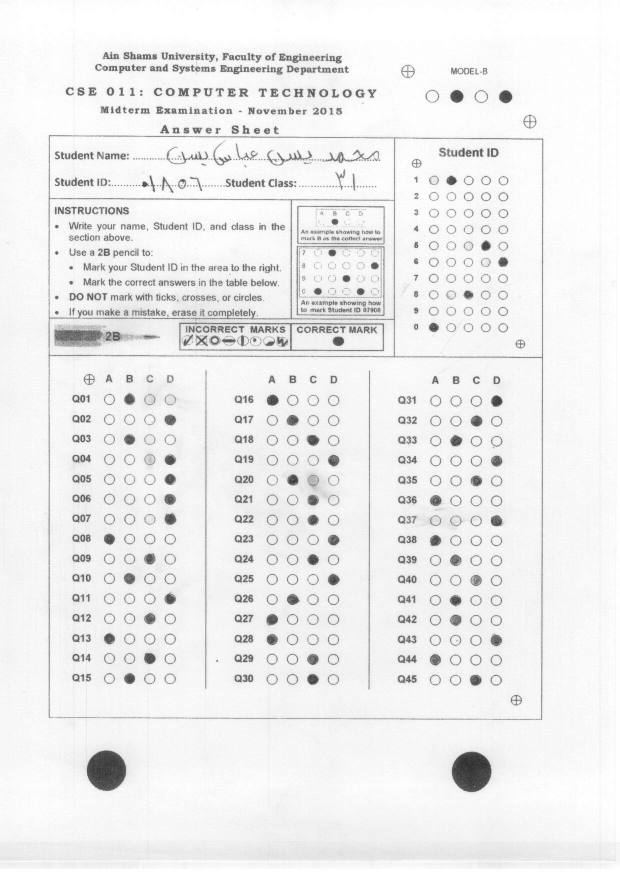
#> input picture testcases/test3.jpg, 1240 x 1753 px (shown at 1/2 size)
$ python main.py   (Python 2 division)   (older library calls are emulated)
#> lines starting #> are read from the running program, lines starting #| are printed output that depends on the picture; after the words box and inside, x2 and y2 are one past the last pixel; in counts of white or black regions, pixels touching at a corner belong together; long printed decimals are rounded
"""
Author: Mohamed Essam Fathalla Mohamed
mail: mohamedessamfathalla@gmail.com
Title: MCQ scanner
"""
import cv2
import numpy as np
import  math


#Orginal image
imgdir = 'testcases/test3.jpg'
Orimg = cv2.imread(imgdir)
#> Orimg is the input picture: shape (1753, 1240, 3); min 35, max 255, mean 237.5


small = cv2.resize(Orimg, (0,0), fx=0.4, fy=0.4)

small2 = cv2.resize(Orimg, (0,0), fx=0.4, fy=0.4)
small3 = cv2.resize(Orimg, (0,0), fx=0.4, fy=0.4)

greysmall = cv2.cvtColor(small,cv2.COLOR_RGB2GRAY)
aftergauss = cv2.GaussianBlur(greysmall,(11,11),0)
#ret,afterthreshold = cv2.threshold(aftergauss, 10, 255, cv2.THRESH_BINARY)

afterthreshold = cv2.adaptiveThreshold(aftergauss,255,cv2.ADAPTIVE_THRESH_GAUSSIAN_C , cv2.THRESH_BINARY,75,10);
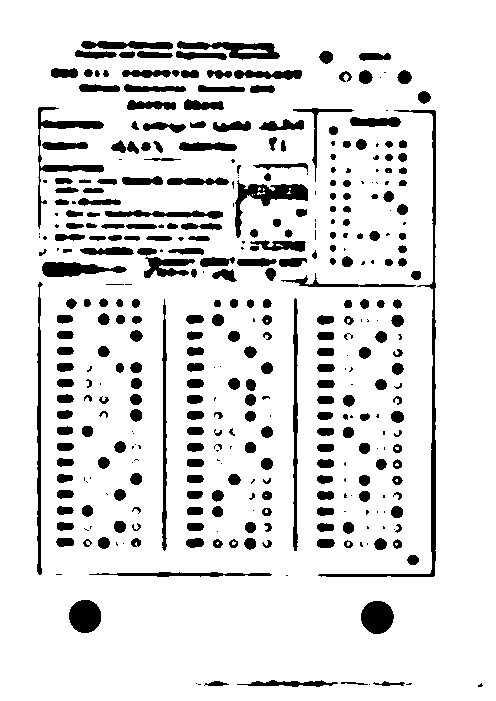
#> afterthreshold: shape (701, 496); 87.8% white; 393 black regions (109 under 20 px), largest, box (x1, y1, x2, y2) and area: (318, 110, 436, 577) 2071, (38, 107, 104, 229) 1182, (235, 180, 308, 238) 1182
afterbitwise = cv2.bitwise_not( afterthreshold)
cv2.imshow("1_afterthreshold",afterbitwise)
cv2.imwrite("dist/1_afterthreshold.jpg",afterbitwise)
#Rotate image
kernel_Abig = cv2.getStructuringElement(cv2.MORPH_ELLIPSE,(18,18))
erodededtofindrotate = cv2.erode(afterbitwise,kernel_Abig)
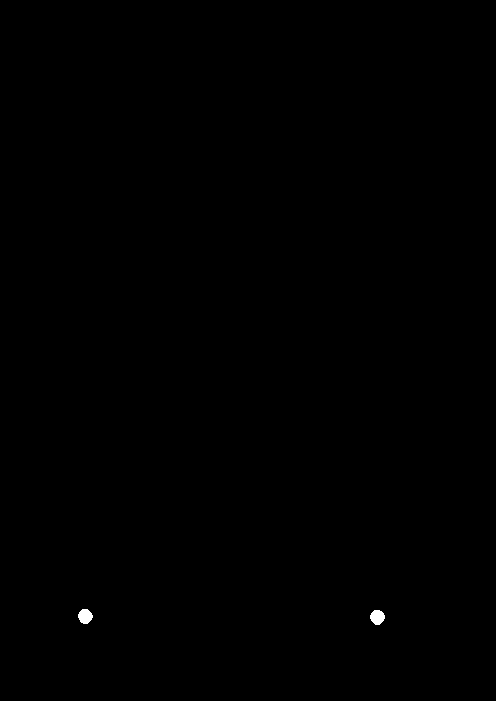
#> erodededtofindrotate: shape (701, 496); 0.1% white; 2 white regions
cv2.imshow("2_erodededtofindrotate",erodededtofindrotate)
cv2.imwrite("dist/2_erodededtofindrotate.jpg",erodededtofindrotate)

xyofBigCirles = []
img3,contourssss, hierarchys = cv2.findContours(erodededtofindrotate,cv2.RETR_TREE,cv2.CHAIN_APPROX_SIMPLE)
#> contourssss = 2 contours; box (x1, y1, x2, y2) and area: (370, 610, 385, 625) 150, (78, 609, 93, 624) 148
for cont in contourssss:
    (x,y),radius = cv2.minEnclosingCircle(cont)
    print "xyofBigCirles", x , y
    cv2.circle(small3,(int(x),int(y)),int(radius),(0,255,255),3)
    xyofBigCirles.append([int(x),int(y)])
#> this loop made 2 passes
#> (x, y, radius) on passes 1 to 2: (376.8, 616.9, 7.44), (84.64, 616, 7.43)
#> (printed output is left out)
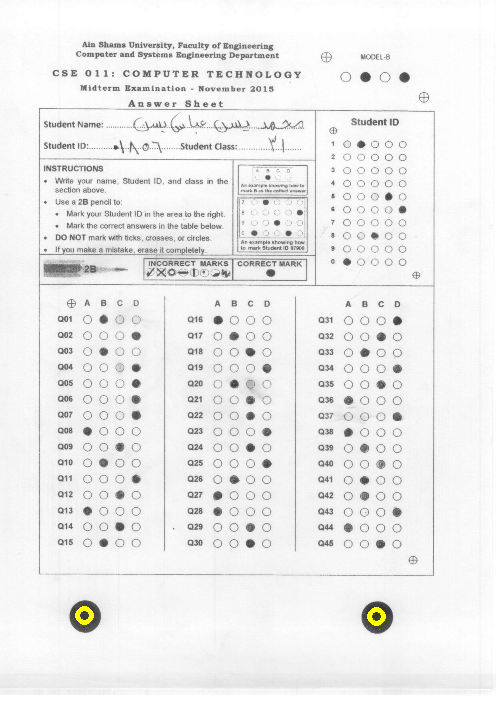
#> small3: shape (701, 496, 3); mean B, G, R 237.4, 237.7, 237.7
#> after the loop, xyofBigCirles = [[376, 616], [84, 615]]
angle =  math.atan2((xyofBigCirles[1][1]-xyofBigCirles[0][1]),(xyofBigCirles[1][0]-xyofBigCirles[0][0]))*180/math.pi
#> angle = -179.8
print 'angle1' , angle
#| angle1 -179.804

#if image overturned
if(xyofBigCirles[0][1] < erodededtofindrotate.shape[1] and  xyofBigCirles[1][1] < erodededtofindrotate.shape[1] ):
    angle = 180 + angle

if(angle <= -90.0):
 angle = 180.0 + angle
#> angle = 0.196

if(angle == 180.0):
 angle = 0

print 'angle' , angle
#| angle 0.1962
r = cv2.getRotationMatrix2D((small3.shape[0]/2.,small3.shape[0]/2.),angle,1.0)
#> r = [[1, 0.00342, -1.2], [-0.00342, 1, 1.2]]
newimage = cv2.warpAffine(small3,r,(small3.shape[0],small3.shape[0]))
#newimage = cv2.resize(newimage,(small.shape[0],small.shape[1]),0,0,cv2.INTER_NEAREST)
small3 = cv2.warpAffine(small3,r,(small3.shape[0],small3.shape[0]))
small2 = cv2.warpAffine(small2,r,(small3.shape[0],small3.shape[0]))
small = cv2.warpAffine(small,r,(small3.shape[0],small3.shape[0]))
erodededtofindrotate = cv2.warpAffine(erodededtofindrotate,r,(erodededtofindrotate.shape[0],erodededtofindrotate.shape[0]))
#> erodededtofindrotate: shape (701, 701)


afterbitwise = cv2.warpAffine(afterbitwise,r,(small3.shape[0],small3.shape[0]))
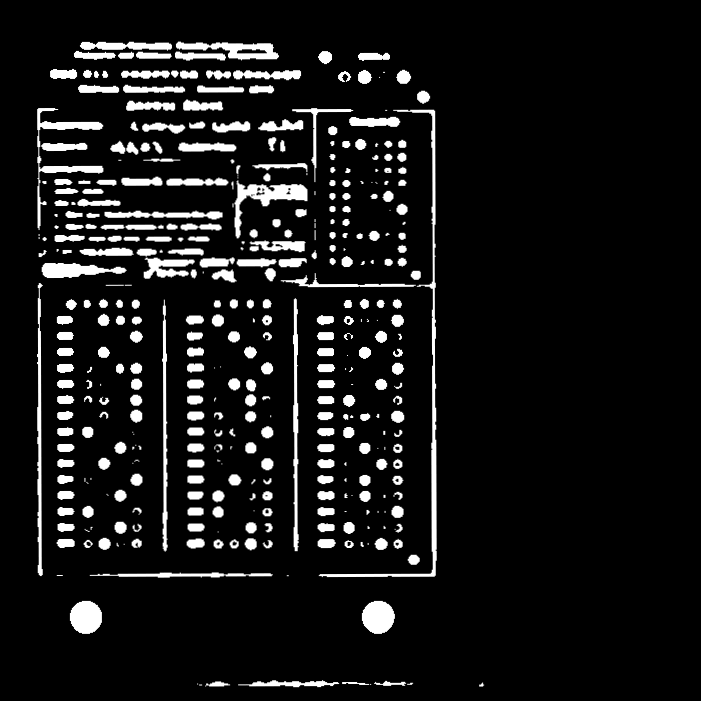
#> afterbitwise: shape (701, 701); min 0, max 255, mean 22

cv2.imshow('3_imageafterrotating',newimage)
cv2.imwrite("dist/3_imageafterrotating.jpg",newimage)

cv2.imshow('4_afterbitwise_imageafterrotating',afterbitwise)
cv2.imwrite("dist/4_afterbitwise_imageafterrotating.jpg",afterbitwise)


#Translation image to pointX,Y reference xyofBigCirles 88.5208358765 617.958312988
xyofBigCirles = []
img3,contourssssd, hierarchys = cv2.findContours(erodededtofindrotate,cv2.RETR_TREE,cv2.CHAIN_APPROX_SIMPLE)
#> contourssssd = 2 contours; box (x1, y1, x2, y2) and area: (370, 609, 386, 625) 179, (78, 609, 94, 625) 177
for cont in contourssssd:
    (x,y),radius = cv2.minEnclosingCircle(cont)
    print "newxyofBigCirles", x , y
    cv2.circle(small3,(int(x),int(y)),int(radius),(0,255,255),3)
    xyofBigCirles.append([int(x),int(y)])
#> this loop made 2 passes
#> (x, y, radius) on passes 1 to 2: (377.3, 616.4, 8.08), (85.07, 616.5, 8.08)
#> (printed output is left out)
#> small3: shape (701, 701, 3)
#> after the loop, xyofBigCirles = [[377, 616], [85, 616]]

def translateimage(imgorginal,Tx,Ty):
    #rows,cols = imgorginal.shape
    M = np.float32([[1,0,Tx],[0,1,Ty]])
    dst = cv2.warpAffine(imgorginal,M,(imgorginal.shape[0],imgorginal.shape[1]))
    return dst
#Sort xyofBigCirles
xyofBigCirles = sorted(xyofBigCirles,key=lambda l:l[0])
#> xyofBigCirles = [[85, 616], [377, 616]]
xyofBigCirles.reverse()

small3 = translateimage(small3,88.5208358765-xyofBigCirles[1][0],617.958312988-xyofBigCirles[1][1])
small2 = translateimage(small2,88.5208358765-xyofBigCirles[1][0],617.958312988-xyofBigCirles[1][1])
small = translateimage(small,88.5208358765-xyofBigCirles[1][0],617.958312988-xyofBigCirles[1][1])
afterbitwise = translateimage(afterbitwise,88.5208358765-xyofBigCirles[1][0],617.958312988-xyofBigCirles[1][1])
#> call 4 of translateimage, with Tx = 3.52, Ty = 1.96
#> in translateimage (call 4), `dst = cv2.warpAffine(imgorginal,M,(imgorginal.shape[0],imgorginal.shap..`:
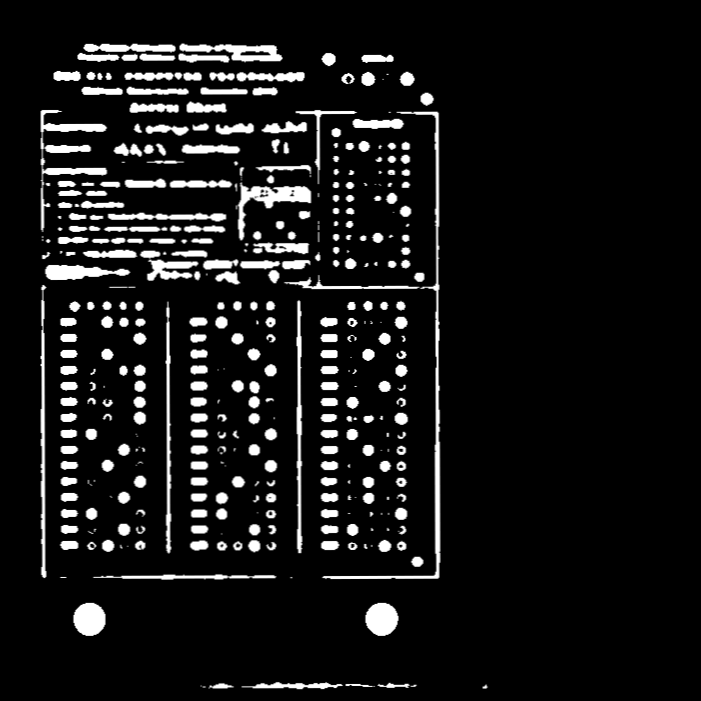
#> dst: shape (701, 701); min 0, max 255, mean 22

#Hough Lines
torgb = cv2.cvtColor(afterbitwise,cv2.COLOR_GRAY2BGR)
borders = cv2.HoughLinesP(afterbitwise,1, np.pi / 180 ,80,400,10).tolist()
#> borders = 816 items
#borders = cv2.HoughLinesP(afterbitwise,1,np.pi/180,275, minLineLength = 600, maxLineGap = 100)[0].tolist()
def ecliduan(x1,x2,y1,y2):
    return math.sqrt(math.pow(x2-x1,2)+math.pow(y2-y1,2))
for line in borders:
    #print ecliduan(line[0][0],line[0][1],line[0][2],line[0][3])
    if (line[0][0] == line[0][2] ) or (line[0][1] == line[0][3] ) :
        cv2.line(small2,(line[0][0],line[0][1]),(line[0][2],line[0][3]),(0,0,255),3,cv2.LINE_AA)
#> this loop made 816 passes
#> line on passes 1 to 3: [[437, 578, 437, 110]], [[436, 578, 436, 110]], [[42, 578, 42, 284]]
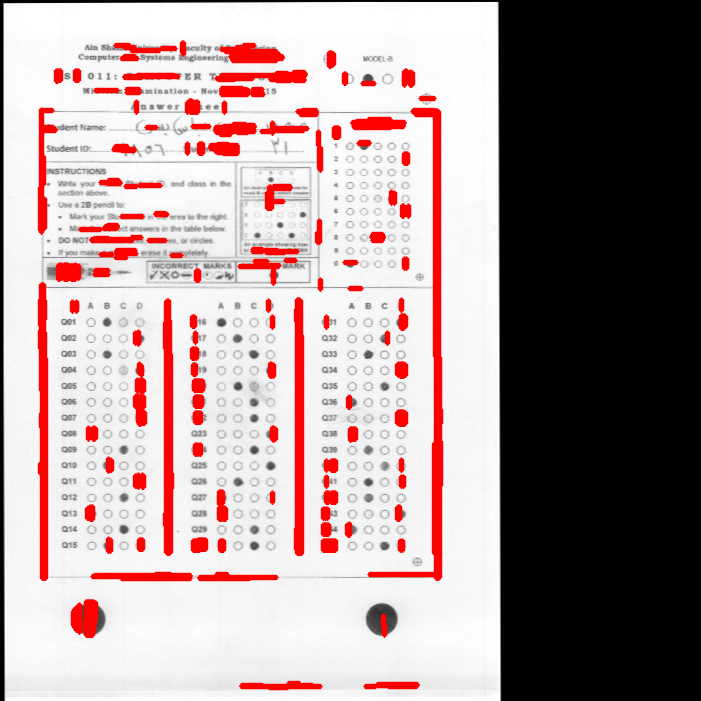
#> small2: shape (701, 701, 3); mean B, G, R 151.9, 151.9, 170.2
cornerslist = []
for i in xrange(len(borders)):
    for j in range(i+1,len(borders)):
        if ((borders[i][0][0] == borders[i][0][2] ) or (borders[i][0][1] == borders[i][0][3] ))and((borders[j][0][0] == borders[j][0][2] ) or (borders[j][0][1] == borders[j][0][3] )) :
            dist = ((borders[i][0][0]-borders[i][0][2])*(borders[j][0][1]-borders[j][0][3])) - ((borders[i][0][1]-borders[i][0][3])*(borders[j][0][0]-borders[j][0][2]))
            if(dist > 0):
                x1 = borders[i][0][0]
                y1= borders[i][0][1]
                x2 = borders[i][0][2]
                y2 = borders[i][0][3]
                x3 = borders[j][0][0]
                y3= borders[j][0][1]
                x4 = borders[j][0][2]
                y4 = borders[j][0][3]
                x = ((x1*y2 - y1*x2) * (x3-x4) - (x1-x2) * (x3*y4 - y3*x4)) / dist
                y = ((x1*y2 - y1*x2) * (y3-y4) - (y1-y2) * (x3*y4 - y3*x4)) / dist
                cornerslist.append([x,y])
#> after the loop, cornerslist = 34685 items
print cornerslist
#> (printed output is left out)

YcornersList = []
XcornerList = []

for corner in cornerslist:
    XcornerList.append(corner[0])
    YcornersList.append(corner[1])
    cv2.circle(small2,(corner[0],corner[1]),2,(255,255,0),2)
#> this loop made 34685 passes
#> corner on passes 1 to 3: [437, 577], [437, 126], [437, 56]
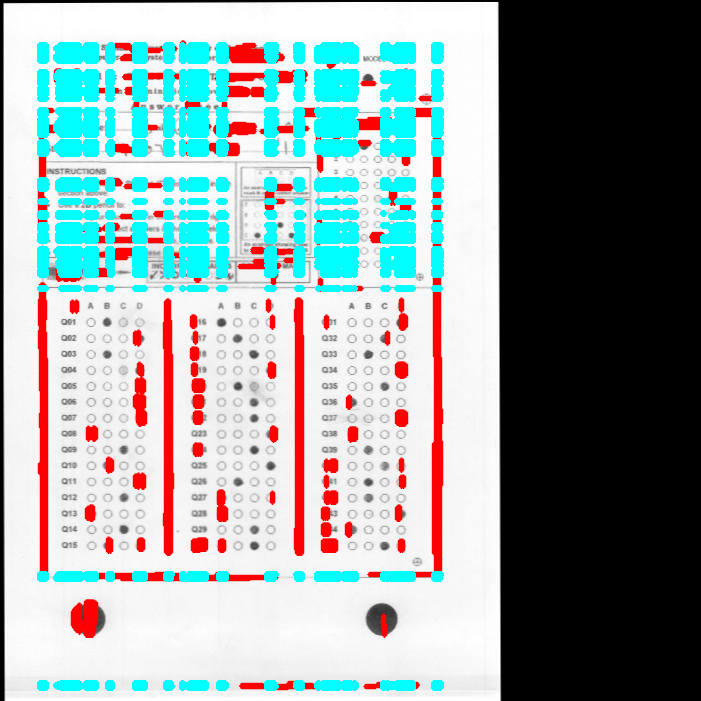
#> small2: shape (701, 701, 3); 10.63% of pixels changed, all inside (x1, y1, x2, y2) = (37, 42, 444, 691)
#> after the loop, XcornerList = 34685 items; YcornersList = 34685 items

XcornerList.sort()
XcornerList.reverse()
YcornersList.sort()
YcornersList.reverse()

Ymaxcorner =  577
print "Ymax", max(YcornersList) #
Xmaxcorner = 438
print "Xmax", max(XcornerList) #
Ymincorner = 45
print "Ymin", min(YcornersList) #
Xmincorner = 40
print "Xmin", min(XcornerList) #

cv2.circle(small2,(Xmincorner,Ymincorner),2,(255,0,255),2)
#> small2: shape (701, 701, 3); 0.01% of pixels changed, all inside (x1, y1, x2, y2) = (37, 42, 44, 49)
cv2.circle(small2,(Xmincorner,Ymaxcorner),2,(255,0,255),2)
#> small2: shape (701, 701, 3); mean B, G, R 158.7, 158.7, 144.9
cv2.circle(small2,(Xmaxcorner,Ymaxcorner),2,(255,0,255),2)
#> small2: shape (701, 701, 3); mean B, G, R 158.7, 158.7, 145
cv2.circle(small2,(Xmaxcorner,Ymincorner),2,(255,0,255),2)
#> small2: shape (701, 701, 3); mean B, G, R 158.7, 158.7, 145

distofbelowcorner = ecliduan(Xmincorner,Xmaxcorner,Ymaxcorner,Ymaxcorner)
widthOfanswerRow = distofbelowcorner/3
YofcornerOfanswercol = 0
for y in range(len(YcornersList)):
    if(ecliduan(Xmincorner,Xmincorner,YcornersList[y],Ymaxcorner) > widthOfanswerRow):
        YofcornerOfanswercol = YcornersList[y]
        break
#> this loop made 3393 passes
#> YofcornerOfanswercol on pass 3393: 288
heightOfanswerRow = YofcornerOfanswercol - Ymaxcorner
#> heightOfanswerRow = -289

cv2.circle(small2,(Xmaxcorner,YofcornerOfanswercol),2,(255,0,0),2)
#> small2: shape (701, 701, 3); mean B, G, R 158.7, 158.7, 145
cv2.circle(small2,(Xmincorner,YofcornerOfanswercol),2,(255,0,0),2)
#> small2: shape (701, 701, 3); mean B, G, R 158.7, 158.6, 145

#Col 1 of Answers
y1col1 = YofcornerOfanswercol
#> y1col1 = 288
y2col1 = Ymaxcorner
x1col1 = Xmincorner
x2col1 = Xmincorner + widthOfanswerRow
#> (the run stopped early here; a loop or call above may not have finished)

$ run again, with testcases/test1.jpg copied over testcases/test3.jpg
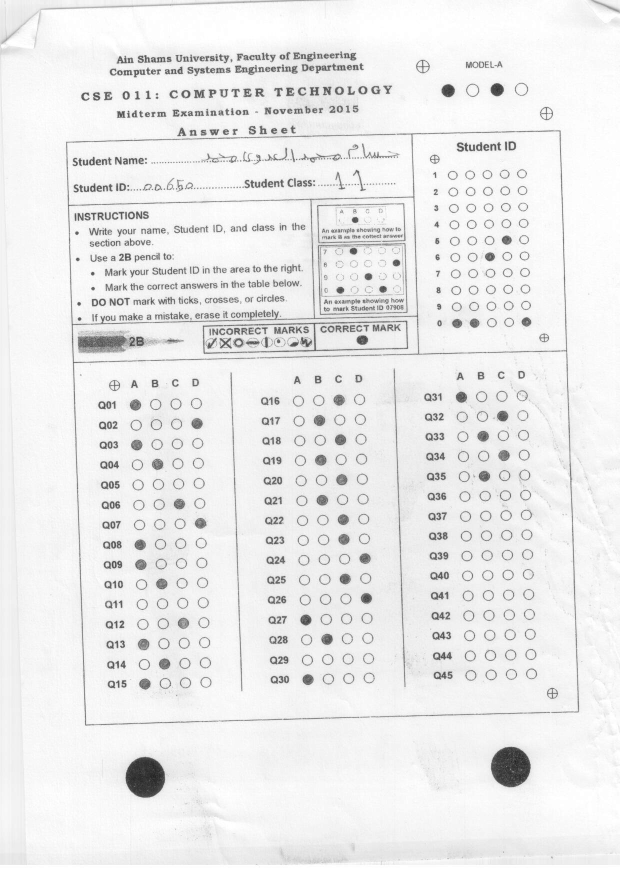
#> input picture testcases/test1.jpg, 1240 x 1753 px (shown at 1/2 size)
#> Orimg is the input picture: shape (1753, 1240, 3); min 22, max 255, mean 235.6
#> `afterthreshold = cv2.adaptiveThreshold(aftergauss,255,cv2.ADAPTIVE_THR..`:
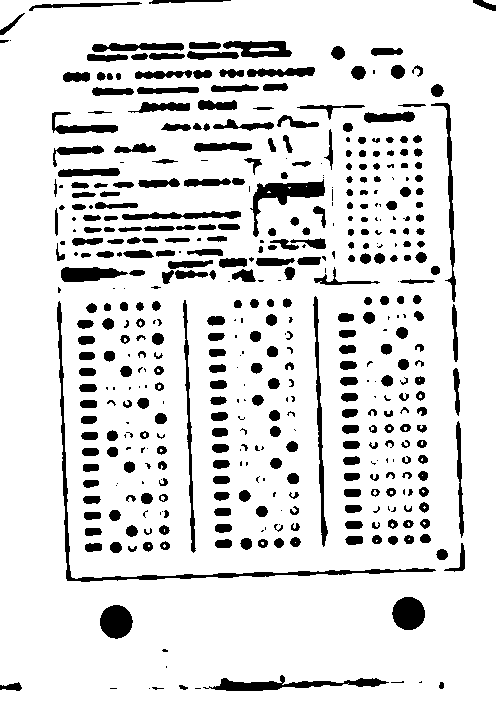
#> afterthreshold: shape (701, 496); 87% white; 468 black regions (129 under 20 px), largest, box (x1, y1, x2, y2) and area: (57, 301, 436, 582) 2199, (250, 179, 325, 237) 1207, (203, 675, 389, 691) 1148
#> contourssss = 2 contours; box (x1, y1, x2, y2) and area: (109, 614, 124, 630) 158, (402, 606, 416, 622) 151
#> the loop `for cont in contourssss:` made 2 passes
#> (x, y, radius) on passes 1 to 2: (116, 621.5, 7.76), (408, 613.4, 7.63)
#> (printed output is left out)
#> after the loop `for cont in contourssss:`: xyofBigCirles = [[116, 621], [408, 613]]
#> angle = -1.57
#| angle1 -1.569
#| angle -1.569
#> r = [[1, -0.0274, 9.73], [0.0274, 1, -9.47]]
#> contourssssd = 2 contours; box (x1, y1, x2, y2) and area: (101, 607, 117, 624) 188, (394, 607, 409, 624) 179
#> the loop `for cont in contourssssd:` made 2 passes
#> (x, y, radius) on passes 1 to 2: (400.5, 614.8, 8.2), (108.5, 615, 8.38)
#> (printed output is left out)
#> after the loop `for cont in contourssssd:`: xyofBigCirles = [[400, 614], [108, 615]]
#> `xyofBigCirles = sorted(xyofBigCirles,key=lambda l:l[0])`: xyofBigCirles = [[108, 615], [400, 614]]
#> dst: shape (701, 701)
#> borders = 912 items
#> the loop `for line in borders:` made 912 passes
#> line on passes 1 to 3: [[437, 543, 437, 426]], [[436, 576, 436, 548]], [[435, 367, 435, 107]]
#> after the loop `for i in xrange(len(borders)):`: cornerslist = 52768 items
#> (printed output is left out)
#> the loop `for corner in cornerslist:` made 52768 passes
#> corner on passes 1 to 3: [437, 576], [437, 575], [437, 573]
#> after the loop `for corner in cornerslist:`:
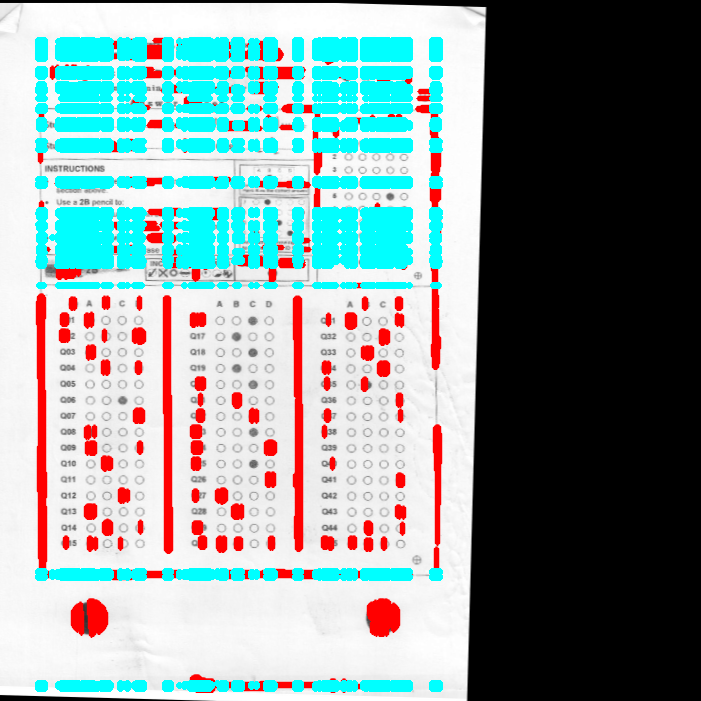
#> small2: shape (701, 701, 3); mean B, G, R 151.7, 151.7, 131.6
#> heightOfanswerRow = -292
